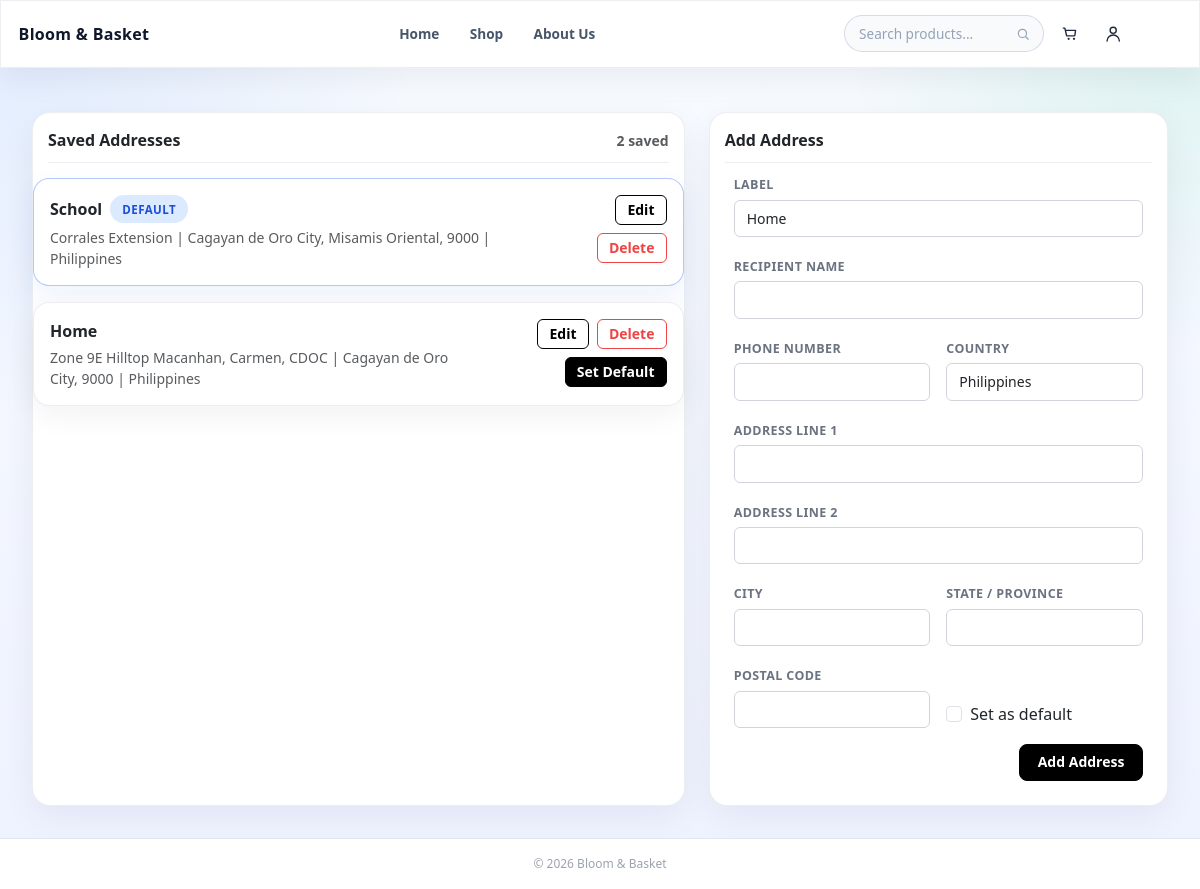
Screenshot of /customer_addresses.php (signed in) with the database file from the repository.
### tables this page shows
CREATE TABLE `customer_addresses` (
  `address_id` int(11) NOT NULL AUTO_INCREMENT,
  `user_id` int(11) NOT NULL,
  `label` varchar(50) NOT NULL,
  `recipient_name` varchar(100) NOT NULL,
  `phone_number` varchar(20) NOT NULL,
  `address_line1` varchar(150) NOT NULL,
  `address_line2` varchar(150) DEFAULT NULL,
  `city` varchar(100) NOT NULL,
  `state` varchar(100) DEFAULT NULL,
  `postal_code` varchar(20) DEFAULT NULL,
  `country` varchar(100) NOT NULL DEFAULT 'Philippines',
  `is_default` tinyint(1) NOT NULL DEFAULT 0,
  `created_at` timestamp NOT NULL DEFAULT current_timestamp(),
  `updated_at` timestamp NOT NULL DEFAULT current_timestamp() ON UPDATE current_timestamp(),
  PRIMARY KEY (`address_id`),
  KEY `fk_customer_addresses_user` (`user_id`)
);

### includes/customer_system.php (called while the page is built, shortened)
<?php
function currentCustomerId(): ?int
{
    return !empty($_SESSION['customer_user_id']) ? (int)$_SESSION['customer_user_id'] : null;
}
function fetchCurrentCustomer(mysqli $conn): ?array
{
    $customerId = currentCustomerId();
    $stmt = $conn->prepare('SELECT user_id, first_name, last_name, email, phone_number, created_at FROM users WHERE user_id = ?');
    $stmt->bind_param('i', $customerId);
    $stmt->execute();
    $result = $stmt->get_result();
    $customer = $result ? $result->fetch_assoc() : null;
    return $customer ?: null;
}
function addressSnapshot(array $address): string
{
    $parts = [];
    $line1 = trim((string)($address['address_line1'] ?? ''));
    $line2 = trim((string)($address['address_line2'] ?? ''));
    $city = trim((string)($address['city'] ?? ''));
    $state = trim((string)($address['state'] ?? ''));
    $postal = trim((string)($address['postal_code'] ?? ''));
    $country = trim((string)($address['country'] ?? 'Philippines'));
    $streetParts = array_filter(
        [$line1, $line2],
        static fn($value) => $value !== ''
    );
    if (!empty($streetParts)) {
        $parts[] = implode(', ', $streetParts);
    }
    $localParts = array_filter(
        [$city, $state, $postal],
        static fn($value) => $value !== ''
    );
    if (!empty($localParts)) {
        $parts[] = implode(', ', $localParts);
    }
    if ($country !== '') {
        $parts[] = $country;
    }
    return implode(' | ', $parts);
}

### customer_addresses.php (the view, shortened to what this page needs)
<?php
require_once 'config/db.php';
require_once 'includes/customer_system.php';
$conn = getConnection();
$customer = fetchCurrentCustomer($conn);
$customerId = (int)$customer['user_id'];
$editAddress = null;
$stmt = $conn->prepare(
    'SELECT address_id, label, recipient_name, phone_number, address_line1, address_line2, city, state, postal_code, country, is_default, created_at
     FROM customer_addresses
     WHERE user_id = ?
     ORDER BY is_default DESC, created_at DESC'
);
$stmt->bind_param('i', $customerId);
$stmt->execute();
$addresses = $stmt->get_result()->fetch_all(MYSQLI_ASSOC);
?>
<!DOCTYPE html>
<html lang="en">
<head>
    <link rel="stylesheet" href="https://cdn.jsdelivr.net/npm/bootstrap@5.3.3/dist/css/bootstrap.min.css">
    <link rel="stylesheet" href="assets/style.css">
    <link rel="stylesheet" href="assets/customer.css">
</head>
<body class="customer-ui customer-page">
<?php $customerActivePage = 'addresses'; require_once 'includes/customer_nav.php'; ?>
<div id="main-content">
    <div class="page-content">
        <div class="row g-4">
            <div class="col-lg-7">
                <div class="customer-card h-100">
                    <div class="card-header d-flex justify-content-between align-items-center">
                        <span>Saved Addresses</span>
                        <span class="text-muted small"><?= count($addresses) ?> saved</span>
                    </div>
                    <div class="card-body">
                        <?php if (empty($addresses)): ?>
                            <div class="empty-panel">No delivery addresses saved yet.</div>
                        <?php else: ?>
                            <div class="d-grid gap-3">
                                <?php foreach ($addresses as $address): ?>
                                    <div class="address-card <?= !empty($address['is_default']) ? 'default' : '' ?> p-3">
                                        <div class="d-flex justify-content-between align-items-start gap-2">
                                            <div>
                                                <div class="d-flex align-items-center gap-2 mb-1">
                                                    <div>
                                                        <span class="address-label-pill fw-bold"><?= htmlspecialchars($address['label']) ?></span>
                                                    </div>
                                                    <?php if (!empty($address['is_default'])): ?>
                                                        <span class="status-pill status-confirmed">Default</span>
                                                    <?php endif; ?>
                                                </div>
                                                <div class="small text-muted"><?= htmlspecialchars(addressSnapshot($address)) ?></div>
                                            </div>
                                            <div class="d-flex gap-2 flex-wrap justify-content-end">
                                                <a href="customer_addresses.php?edit=<?= (int)$address['address_id'] ?>" class="btn btn-outline-primary btn-sm">Edit</a>
                                                <form method="post" class="d-inline">
                                                    <button type="submit" class="btn btn-outline-danger btn-sm" onclick="return confirm('Delete this address?')">Delete</button>
                                                </form>
                                                <?php if (empty($address['is_default'])): ?>
                                                    <form method="post" class="d-inline">
                                                        <button type="submit" class="btn btn-primary btn-sm">Set Default</button>
                                                    </form>
                                                <?php endif; ?>
                                            </div>
                                        </div>
                                    </div>
                                <?php endforeach; ?>
                            </div>
                        <?php endif; ?>
                    </div>
                </div>
            </div>
            <div class="col-lg-5">
                <div class="customer-card h-100">
                    <div class="card-header"><?= $editAddress ? 'Edit Address' : 'Add Address' ?></div>
                    <div class="card-body p-4">
                        <form method="post" class="row g-3">
                            <div class="col-12" style="margin-top: -15px;">
                                <label class="form-label" for="label">Label</label>
                                <input type="text" class="form-control" id="label" name="label" value="<?= htmlspecialchars($_POST['label'] ?? ($editAddress['label'] ?? 'Home')) ?>">
                            </div>
                            <div class="col-12">
                                <label class="form-label" for="recipient_name">Recipient Name</label>
                                <input type="text" class="form-control" id="recipient_name" name="recipient_name" required value="<?= htmlspecialchars($_POST['recipient_name'] ?? ($editAddress['recipient_name'] ?? '')) ?>">
                            </div>
                            <div class="col-md-6">
                                <label class="form-label" for="phone_number">Phone Number</label>
                                <input type="text" class="form-control" id="phone_number" name="phone_number" required value="<?= htmlspecialchars($_POST['phone_number'] ?? ($editAddress['phone_number'] ?? '')) ?>">
                            </div>
                            <div class="col-md-6">
                                <label class="form-label" for="country">Country</label>
                                <input type="text" class="form-control" id="country" name="country" value="<?= htmlspecialchars($_POST['country'] ?? ($editAddress['country'] ?? 'Philippines')) ?>">
                            </div>
                            <div class="col-12">
                                <label class="form-label" for="address_line1">Address Line 1</label>
                                <input type="text" class="form-control" id="address_line1" name="address_line1" required value="<?= htmlspecialchars($_POST['address_line1'] ?? ($editAddress['address_line1'] ?? '')) ?>">
                            </div>
                            <div class="col-12">
                                <label class="form-label" for="address_line2">Address Line 2</label>
                                <input type="text" class="form-control" id="address_line2" name="address_line2" value="<?= htmlspecialchars($_POST['address_line2'] ?? ($editAddress['address_line2'] ?? '')) ?>">
                            </div>
                            <div class="col-md-6">
                                <label class="form-label" for="city">City</label>
                                <input type="text" class="form-control" id="city" name="city" required value="<?= htmlspecialchars($_POST['city'] ?? ($editAddress['city'] ?? '')) ?>">
                            </div>
                            <div class="col-md-6">
                                <label class="form-label" for="state">State / Province</label>
                                <input type="text" class="form-control" id="state" name="state" value="<?= htmlspecialchars($_POST['state'] ?? ($editAddress['state'] ?? '')) ?>">
                            </div>
                            <div class="col-md-6">
                                <label class="form-label" for="postal_code">Postal Code</label>
                                <input type="text" class="form-control" id="postal_code" name="postal_code" value="<?= htmlspecialchars($_POST['postal_code'] ?? ($editAddress['postal_code'] ?? '')) ?>">
                            </div>
                            <div class="col-md-6 d-flex align-items-end">
                                <div class="form-check mt-3">
                                    <input class="form-check-input" type="checkbox" value="1" id="is_default" name="is_default" <?= !empty($_POST['is_default']) || !empty($editAddress['is_default']) ? 'checked' : '' ?>>
                                    <label class="form-check-label" for="is_default">Set as default</label>
                                </div>
                            </div>
                            <div class="col-12 d-flex gap-2 justify-content-end">
                                <button type="submit" class="btn btn-primary"><?= $editAddress ? 'Update Address' : 'Add Address' ?></button>
                            </div>
                        </form>
                    </div>
                </div>
            </div>
        </div>
    </div>
    <div class="page-footer">
        &copy; <?= date('Y') ?> Bloom &amp; Basket
    </div>
</div>
</body>
</html>

### assets/style.css (style rules this page uses)
body { background-color: #f5f6fa; font-family: 'Segoe UI', system-ui, -apple-system, sans-serif; }
.page-content { flex: 1; padding: 2rem; }
.form-label { font-size: .78rem; font-weight: 700; letter-spacing: .4px; text-transform: uppercase; color: #6b7280; margin-bottom: .3rem; }
.form-control, .form-select { font-size: .875rem; border: 1px solid #d1d5db; border-radius: 6px; padding: .45rem .75rem; }
.btn { display: inline-flex; align-items: center; justify-content: center; gap: .4rem; font-size: .875rem; font-weight: 600; line-height: 1.2; padding: .55rem 1rem; border-radius: 8px; transition: all .18s ease; }
.btn-primary { background-color: #000000; border-color: #000000; color: #fff; font-size: .875rem; font-weight: 600; padding: .55rem 1.1rem; }
.btn-outline-primary { border-color: #000000; color: #000000; }
.btn-outline-danger { border-color: #ef4444; color: #ef4444; }
.btn-sm { padding: .35rem .7rem; border-radius: 6px; }
.page-footer { padding: 1rem 2rem; font-size: .75rem; color: #9ca3af; border-top: 1px solid #e3e6ed; background: #fff; text-align: center; }

### assets/customer.css (style rules this page uses)
body.customer-ui { background: radial-gradient(circle at top left, rgba(59, 130, 246, .12), transparent 28%), radial-gradient(circle at top right, rgba(16, 185, 129, .12), transparent 24%), linear-gradient(180deg, #f8fbff 0%, #eef2ff 100%); }
body.customer-ui.customer-page { --customer-nav-space: 4.5rem; }
body.customer-ui.customer-page #main-content { min-height: 100vh; padding-top: calc(var(--customer-nav-space) + .5rem); }
body.customer-ui.customer-page .page-footer { position: static; background: #fff; }
.customer-card { background: #fff; border: 1px solid rgba(148, 163, 184, .18); border-radius: 18px; box-shadow: 0 10px 35px rgba(15, 23, 42, .06); }
.customer-card .card-header { background: transparent; border-bottom: 1px solid rgba(148, 163, 184, .18); font-weight: 700; margin: 15px; padding-bottom: 10px; }
.address-card, .order-card, .tracking-card { border: 1px solid rgba(148, 163, 184, .18); border-radius: 16px; background: #fff; box-shadow: 0 10px 30px rgba(15, 23, 42, .05); }
.address-card.default { border-color: rgba(37, 99, 235, .35); box-shadow: 0 12px 28px rgba(37, 99, 235, .08); }
.address-card { padding-left: 1rem; padding-right: 1rem; }
.status-pill, .order-status-badge { display: inline-flex; align-items: center; gap: .35rem; border-radius: 999px; padding: .35rem .75rem; font-size: .72rem; font-weight: 700; letter-spacing: .04em; text-transform: uppercase; }
.status-confirmed { background: #dbeafe; color: #1d4ed8; }

### rows the page displays
customer_addresses: label "School", is_default "DEFAULT", address "Corrales Extension | Cagayan de Oro City, Misamis Oriental, 9000 | Philippines"
customer_addresses: label "Home", address "Zone 9E Hilltop Macanhan, Carmen, CDOC | Cagayan de Oro City, 9000 | Philippines"

### other values shown
count($addresses) "2"
